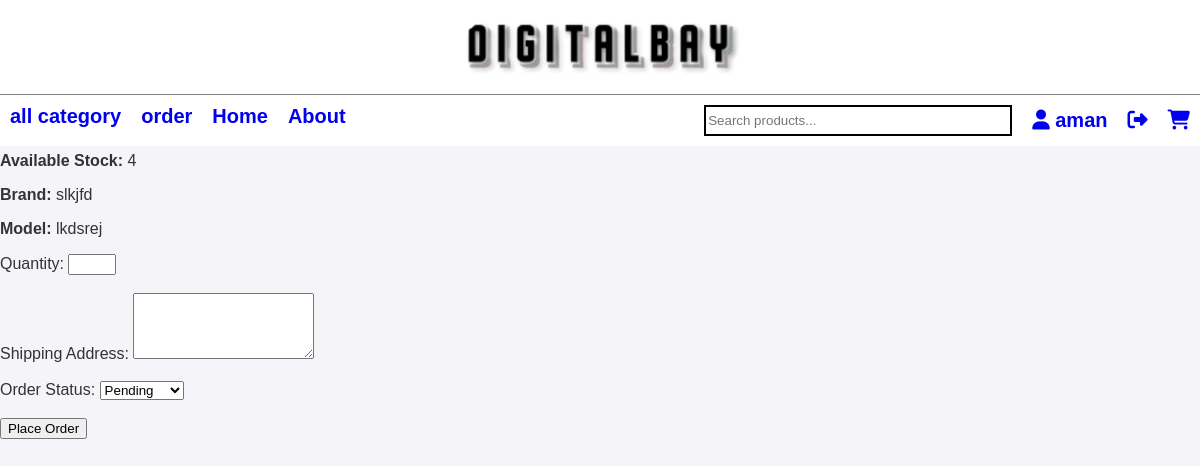
Before: /order_item/28/ (signed in) with the older database file.
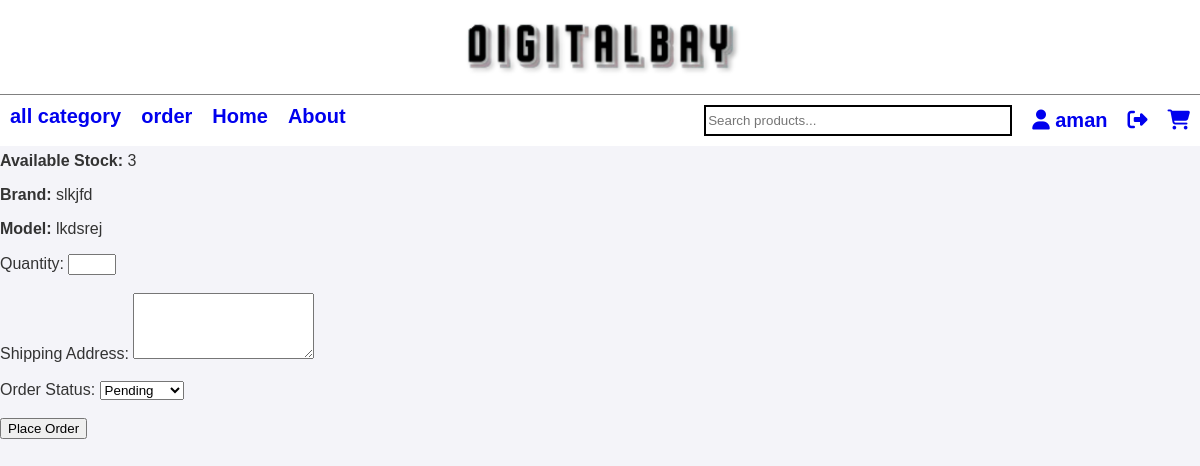
After: the same page with the newer database file.
### app/models.py (models this page shows)
class Product(models.Model):
    name = models.CharField(max_length=50)
    price = models.DecimalField(max_digits=10, decimal_places=2)
    dis_price = models.DecimalField(max_digits=10,decimal_places=2)
    brand = models.CharField(max_length=20)
    model = models.CharField(max_length=20)
    storage = models.CharField(max_length=20)
    stock = models.IntegerField()
    is_available = models.BooleanField(default=True)
    description = models.TextField()
    created_at = models.DateTimeField(auto_now_add=True)
    category = models.ForeignKey(Category, on_delete=models.CASCADE, null=True, blank=True, default=1)
    user = models.ForeignKey(User, on_delete=models.CASCADE, null=True)

### app/views.py (the view, shortened to what this page needs)
# urls.py: path('order_item/<int:id>/',order_item),
@login_required(login_url='/userlogin')
def order_item(request, id):
    product = get_object_or_404(Product, id=id)
    return render(request, 'order_pro.html', {'product': product})

### Template/order_pro.html (shortened to what this page needs)
{% include 'navbar.html' %}
{% load static %}
<!DOCTYPE html>
<html lang="en">
<head>
    <link rel="stylesheet" href="{% static 'order.css' %}">
</head>
<body>
    <div>
        <h1>Order Product</h1>
        <form method="POST" action="">
            <p><strong>Product Name:</strong> {{ product.name }}</p>
            <p><strong>Price:</strong> ₹{{ product.price }}</p>
            <p><strong>Available Stock:</strong> {{ product.stock }}</p>
            <p><strong>Brand:</strong> {{ product.brand }}</p>
            <p><strong>Model:</strong> {{ product.model }}</p>
            <div>
                <label for="quantity">Quantity:</label>
                <input type="number" id="quantity" name="quantity" min="1" max="{{ product.stock }}" required>
            </div><br>
            <div>
                <label for="shipping_address">Shipping Address:</label>
                <textarea id="shipping_address" name="shipping_address" rows="4" required></textarea>
            </div><br>
            <label for="status">Order Status:</label>
            <select id="status" name="status" required>
                <option value="pending" selected>Pending</option>
            </select><br><br>
            <button type="submit">Place Order</button>
        </form>
    </div>
</body>
</html>

Changed rows visible on the page:
changed Product "slkjfd": stock "4" → "3"
